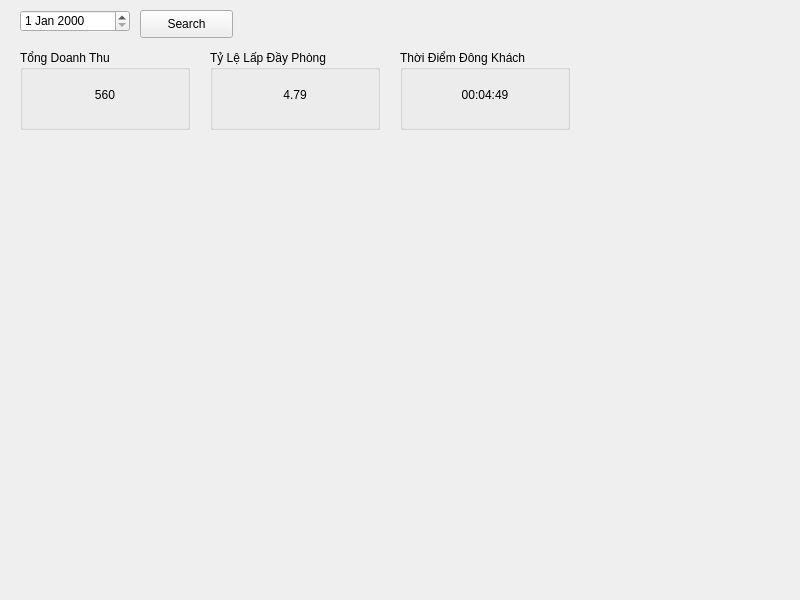
<?xml version="1.0" encoding="UTF-8"?>
<ui version="4.0">
 <class>Form</class>
 <widget class="QWidget" name="Form">
  <property name="geometry">
   <rect>
    <x>0</x>
    <y>0</y>
    <width>800</width>
    <height>600</height>
   </rect>
  </property>
  <property name="windowTitle">
   <string>Form</string>
  </property>
  <widget class="QGroupBox" name="groupBox_visits">
   <property name="geometry">
    <rect>
     <x>20</x>
     <y>50</y>
     <width>170</width>
     <height>80</height>
    </rect>
   </property>
   <property name="title">
    <string>Tổng Doanh Thu</string>
   </property>
   <widget class="QLabel" name="tong_doanh_thu">
    <property name="geometry">
     <rect>
      <x>10</x>
      <y>30</y>
      <width>150</width>
      <height>30</height>
     </rect>
    </property>
    <property name="text">
     <string>560</string>
    </property>
    <property name="alignment">
     <set>Qt::AlignCenter</set>
    </property>
   </widget>
  </widget>
  <widget class="QGroupBox" name="groupBox_pages">
   <property name="geometry">
    <rect>
     <x>210</x>
     <y>50</y>
     <width>170</width>
     <height>80</height>
    </rect>
   </property>
   <property name="title">
    <string>Tỷ Lệ Lấp Đầy Phòng</string>
   </property>
   <widget class="QLabel" name="ty_le_full_phong">
    <property name="geometry">
     <rect>
      <x>10</x>
      <y>30</y>
      <width>150</width>
      <height>30</height>
     </rect>
    </property>
    <property name="text">
     <string>4.79</string>
    </property>
    <property name="alignment">
     <set>Qt::AlignCenter</set>
    </property>
   </widget>
  </widget>
  <widget class="QGroupBox" name="groupBox_avg">
   <property name="geometry">
    <rect>
     <x>400</x>
     <y>50</y>
     <width>170</width>
     <height>80</height>
    </rect>
   </property>
   <property name="title">
    <string>Thời Điểm Đông Khách</string>
   </property>
   <widget class="QLabel" name="thoi_diem_dong_khach">
    <property name="geometry">
     <rect>
      <x>10</x>
      <y>30</y>
      <width>150</width>
      <height>30</height>
     </rect>
    </property>
    <property name="layoutDirection">
     <enum>Qt::LeftToRight</enum>
    </property>
    <property name="text">
     <string>00:04:49</string>
    </property>
    <property name="alignment">
     <set>Qt::AlignCenter</set>
    </property>
   </widget>
  </widget>
  <widget class="QDateEdit" name="dateEdit">
   <property name="geometry">
    <rect>
     <x>20</x>
     <y>10</y>
     <width>110</width>
     <height>22</height>
    </rect>
   </property>
  </widget>
  <widget class="QPushButton" name="check_btn">
   <property name="geometry">
    <rect>
     <x>140</x>
     <y>10</y>
     <width>93</width>
     <height>28</height>
    </rect>
   </property>
   <property name="text">
    <string>Search</string>
   </property>
  </widget>
 </widget>
 <resources/>
 <connections/>
</ui>
